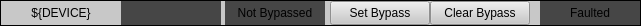
<?xml version="1.0" encoding="UTF-8"?>
<ui version="4.0">
 <class>Form</class>
 <widget class="QWidget" name="Form">
  <property name="geometry">
   <rect>
    <x>0</x>
    <y>0</y>
    <width>641</width>
    <height>26</height>
   </rect>
  </property>
  <property name="windowTitle">
   <string>Form</string>
  </property>
  <widget class="QFrame" name="frame">
   <property name="geometry">
    <rect>
     <x>0</x>
     <y>0</y>
     <width>641</width>
     <height>26</height>
    </rect>
   </property>
   <property name="styleSheet">
    <string notr="true">background-color: rgb(200, 200, 200);</string>
   </property>
   <property name="frameShape">
    <enum>QFrame::Box</enum>
   </property>
   <property name="frameShadow">
    <enum>QFrame::Plain</enum>
   </property>
   <widget class="QLabel" name="label">
    <property name="geometry">
     <rect>
      <x>1</x>
      <y>1</y>
      <width>120</width>
      <height>24</height>
     </rect>
    </property>
    <property name="text">
     <string>${DEVICE}</string>
    </property>
    <property name="alignment">
     <set>Qt::AlignCenter</set>
    </property>
   </widget>
   <widget class="PyDMLabel" name="PyDMLabel">
    <property name="geometry">
     <rect>
      <x>121</x>
      <y>1</y>
      <width>100</width>
      <height>24</height>
     </rect>
    </property>
    <property name="toolTip">
     <string/>
    </property>
    <property name="styleSheet">
     <string notr="true">background-color: rgb(70, 70, 70);</string>
    </property>
    <property name="alignment">
     <set>Qt::AlignCenter</set>
    </property>
    <property name="precision" stdset="0">
     <number>3</number>
    </property>
    <property name="precisionFromPV" stdset="0">
     <bool>false</bool>
    </property>
    <property name="alarmSensitiveContent" stdset="0">
     <bool>true</bool>
    </property>
    <property name="channel" stdset="0">
     <string>ca://${DEVICE}:WDOG</string>
    </property>
   </widget>
   <widget class="PyDMLabel" name="PyDMLabel_2">
    <property name="geometry">
     <rect>
      <x>225</x>
      <y>1</y>
      <width>100</width>
      <height>24</height>
     </rect>
    </property>
    <property name="toolTip">
     <string/>
    </property>
    <property name="styleSheet">
     <string notr="true">background-color: rgb(70, 70, 70);</string>
    </property>
    <property name="text">
     <string>Not Bypassed</string>
    </property>
    <property name="alignment">
     <set>Qt::AlignCenter</set>
    </property>
    <property name="precisionFromPV" stdset="0">
     <bool>false</bool>
    </property>
    <property name="alarmSensitiveContent" stdset="0">
     <bool>true</bool>
    </property>
    <property name="channel" stdset="0">
     <string>ca://${DEVICE}:BYP_STATE</string>
    </property>
   </widget>
   <widget class="PyDMPushButton" name="PyDMPushButton">
    <property name="geometry">
     <rect>
      <x>330</x>
      <y>1</y>
      <width>100</width>
      <height>24</height>
     </rect>
    </property>
    <property name="toolTip">
     <string/>
    </property>
    <property name="text">
     <string>Set Bypass</string>
    </property>
    <property name="channel" stdset="0">
     <string>ca://${DEVICE}:BYP_STATE</string>
    </property>
    <property name="pressValue" stdset="0">
     <string>1</string>
    </property>
   </widget>
   <widget class="PyDMPushButton" name="PyDMPushButton_2">
    <property name="geometry">
     <rect>
      <x>430</x>
      <y>1</y>
      <width>100</width>
      <height>24</height>
     </rect>
    </property>
    <property name="toolTip">
     <string/>
    </property>
    <property name="text">
     <string>Clear Bypass</string>
    </property>
    <property name="channel" stdset="0">
     <string>ca://${DEVICE}:BYP_STATE</string>
    </property>
    <property name="pressValue" stdset="0">
     <string>0</string>
    </property>
   </widget>
   <widget class="PyDMLabel" name="PyDMLabel_3">
    <property name="geometry">
     <rect>
      <x>540</x>
      <y>1</y>
      <width>100</width>
      <height>24</height>
     </rect>
    </property>
    <property name="toolTip">
     <string/>
    </property>
    <property name="styleSheet">
     <string notr="true">background-color: rgb(70, 70, 70);</string>
    </property>
    <property name="text">
     <string>Faulted</string>
    </property>
    <property name="alignment">
     <set>Qt::AlignCenter</set>
    </property>
    <property name="precisionFromPV" stdset="0">
     <bool>false</bool>
    </property>
    <property name="alarmSensitiveContent" stdset="0">
     <bool>true</bool>
    </property>
    <property name="channel" stdset="0">
     <string>ca://${DEVICE}:WDOG_STATE</string>
    </property>
   </widget>
  </widget>
 </widget>
 <customwidgets>
  <customwidget>
   <class>PyDMLabel</class>
   <extends>QLabel</extends>
   <header>pydm.widgets.label</header>
  </customwidget>
  <customwidget>
   <class>PyDMPushButton</class>
   <extends>QPushButton</extends>
   <header>pydm.widgets.pushbutton</header>
  </customwidget>
 </customwidgets>
 <resources/>
 <connections/>
</ui>
